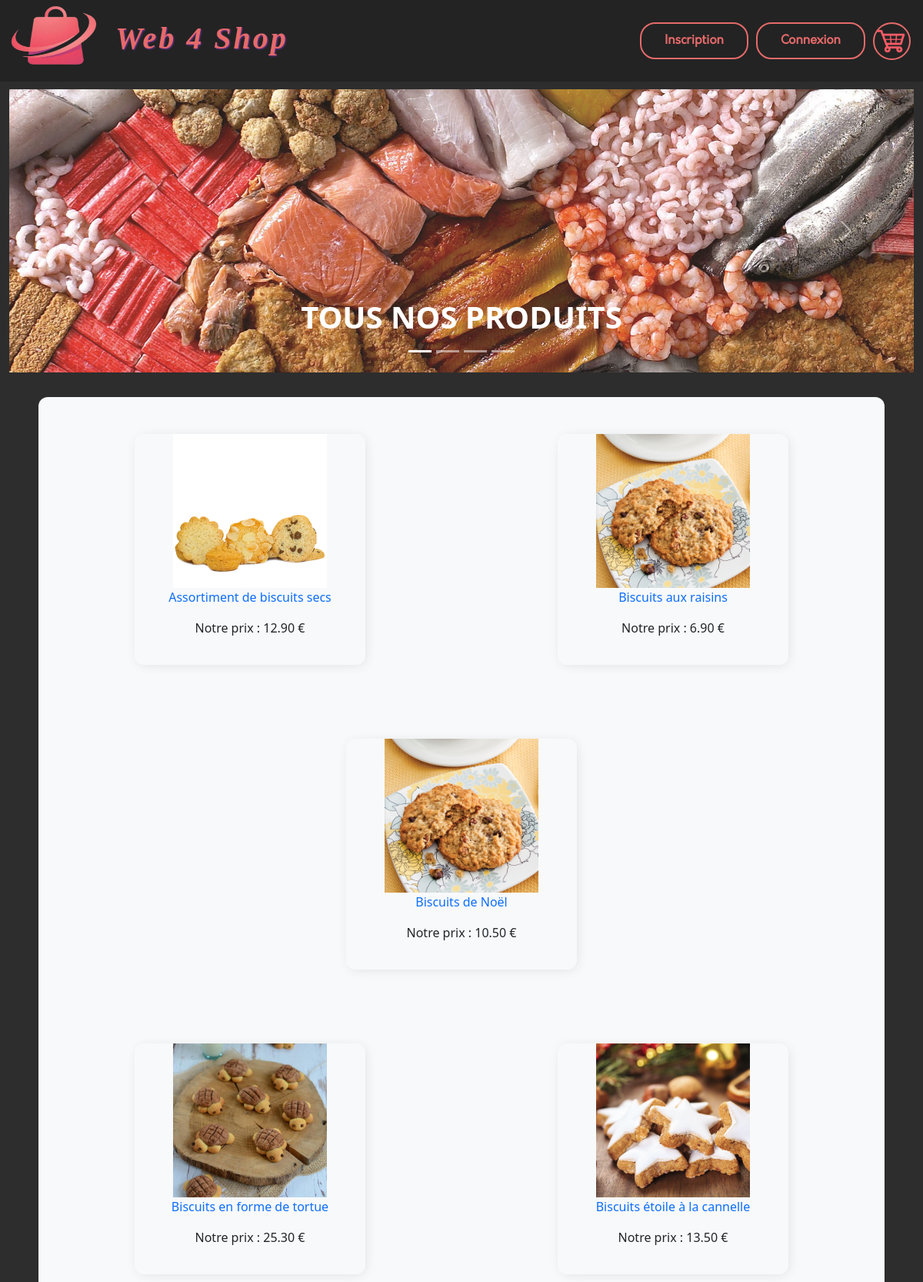
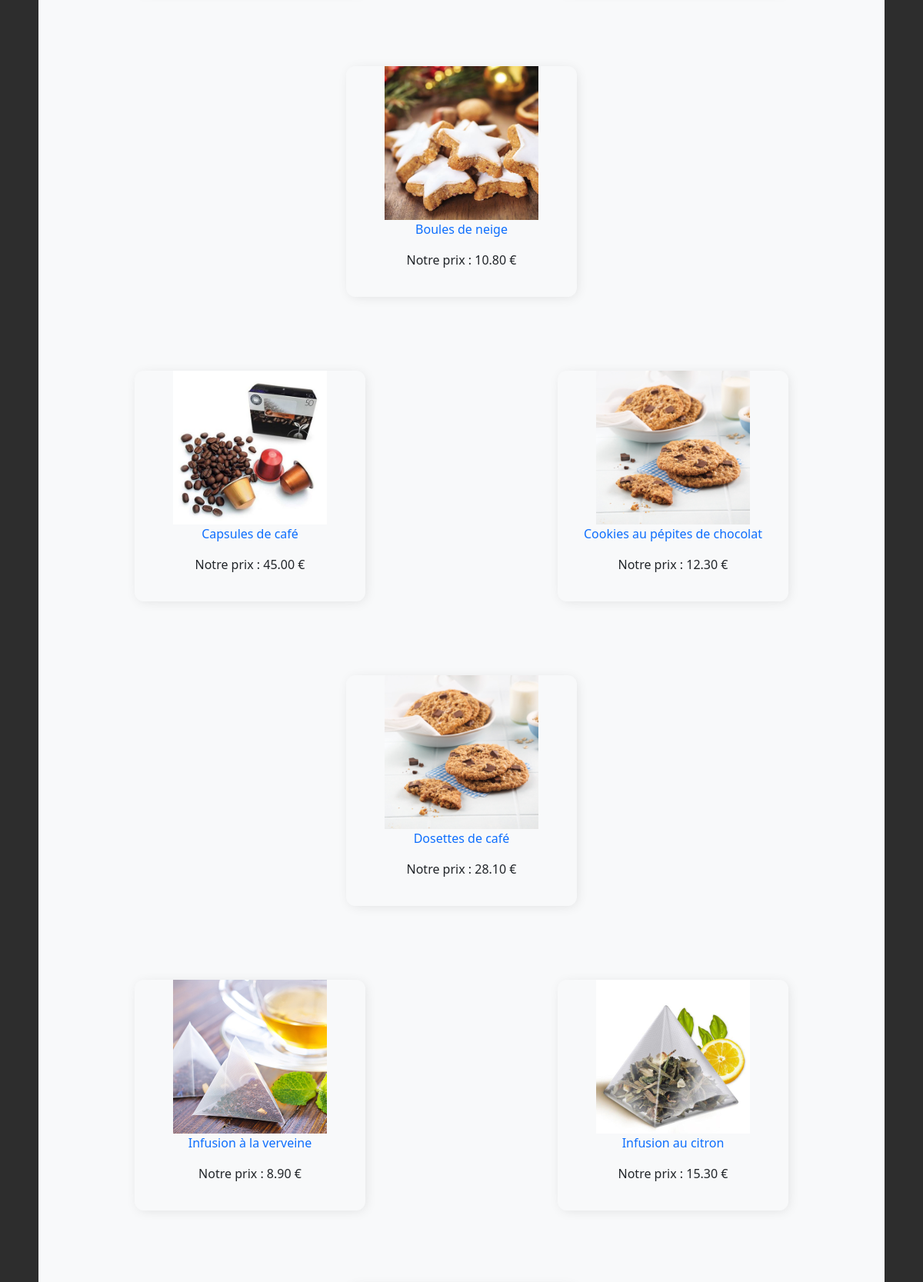
The page / (upper part) on the database its author committed (2 pictures, top to bottom).
### tables this page shows
CREATE TABLE `products` (
  `id` int(11) NOT NULL,
  `cat_id` tinyint(4) NOT NULL,
  `name` varchar(150) NOT NULL,
  `description` text NOT NULL,
  `image` varchar(30) NOT NULL,
  `price` decimal(5,2) NOT NULL,
  `quantity` int(3) NOT NULL
);

### Controleur/controleurAccueil.php (called while the page is built, shortened)
<?php
require_once 'Modele/produit.php';
require_once 'Modele/categorie.php';
class ControleurAccueil{
    private $produits;
    private $categories;
    public function __construct(){
        $this->produits = new Produit();
        $this->categories = new Categorie();
    }
    public function accueil(){
        $produits = $this->produits->getProducts();
        $categories = $this->categories->getCategories();
        $vue = new Vue("Accueil");
        $vue->generer(array('produits' => $produits,'categories' => $categories));
    }
}

### index.php (called while the page is built, shortened)
<?php
$routeur = new Routeur();
$routeur->routerRequete();

### Modele/categorie.php (called while the page is built, shortened)
<?php
require_once 'Modele/Modele.php';
class Categorie extends Modele{
    public function getCategories(){
        $sql = 'SELECT * FROM categories';
        $categories = $this->executerRequete($sql);
        return $categories->fetchAll();
    }
}

### Modele/modele.php (called while the page is built, shortened)
<?php abstract class Modele {
    private $bdd;
    protected function executerRequete($sql, $params = null){
        if($params == null){
            $resultat = $this->getBDD()->query($sql);
        }
        else{
            $resultat = $this->getBDD()->prepare($sql);
            $resultat->execute($params);
        }
        return $resultat;
    }
    private function getBDD(){
        if($this->bdd == null){
            $this->bdd=new PDO('mysql:host=localhost;dbname=web4shop;charset=utf8','root','');
        }
        return $this->bdd;
    }
}

### Modele/produit.php (called while the page is built, shortened)
<?php
require_once 'Modele/Modele.php';
class Produit extends Modele{
    public function getProducts(){
        $sql = 'SELECT * FROM products ORDER BY name';
        $produits = $this->executerRequete($sql);
        return $produits->fetchAll();
    }
}

### Vue/vueAccueil.php (the view, shortened to what this page needs)
<div class="row">
  <div class="col mt-3 mb-3">
    <div id="ourCarousel" class="carousel slide" data-bs-ride="carousel">
      <div class="carousel-indicators">
        <button type="button" data-bs-target="#ourCarousel" data-bs-slide-to="0" class="active" aria-current="true"></button>
        <?php for($i = 1; $i < count($categories); $i++): ?>
          <button type="button" data-bs-target="#ourCarousel" data-bs-slide-to="<?=$i?>"></button>
        <?php endfor; ?>
        <button type="button" data-bs-target="#ourCarousel" data-bs-slide-to="3"></button>
      </div>
      <div class="carousel-inner">
        <div class="carousel-item active">
          <a href="index.php"><img src="Contenu/Images/tous_produits.jpg" style="width:100%;">
          <div class="carousel-caption d-none d-md-block">
            <h1 class="text-uppercase text-center fw-bold">TOUS NOS PRODUITS</h1>
          </div>
          </a>
        </div>
      </div>
      <button class="carousel-control-prev" type="button" data-bs-target="#ourCarousel" data-bs-slide="prev">
        <span class="carousel-control-prev-icon" aria-hidden="true"></span>
      </button>
      <button class="carousel-control-next" type="button" data-bs-target="#ourCarousel" data-bs-slide="next">
        <span class="carousel-control-next-icon" aria-hidden="true"></span>
      </button>
    </div>
  </div>
</div>
<div class="row">
  <div class="col-11 bg-light mx-auto mt-3" style="border-radius: 12px;">
  <?php for($i = 0; $i < count($produits); $i = $i + 3): ?>
    <div class="row">
      <div class="col d-flex justify-content-center text-center m-5">
        <div class="boxed">
          <a class="text-decoration-none" href="<?= "index.php?action=details&idProduit=".$produits[$i]['id'] ?>">
          <img class="img-prod" src="<?= "Contenu/Images/".$produits[$i]['image']?>">
          <p><?=$produits[$i]['name']?></p></a>
          <p>Notre prix : <?=$produits[$i]['price']; ?> €</p>
        </div>
      </div>
      <div class="col d-flex justify-content-center text-center m-5">
        <?php if($i+1 < count($produits)): ?>
          <div class="boxed">
            <a class="text-decoration-none" href="<?= "index.php?action=details&idProduit=".$produits[$i+1]['id'] ?>">
            <img class="img-prod" src="<?= "Contenu/Images/".$produits[$i+1]['image']?>">
            <p><?=$produits[$i+1]['name']?></p></a>
            <p>Notre prix : <?=$produits[$i+1]['price']; ?> €</p>
          </div>
        <?php endif;?>
      </div>
      <div class="col d-flex justify-content-center text-center m-5">
        <?php if($i+2 < count($produits)): ?>
          <div class="boxed">
            <a class="text-decoration-none" href="<?= "index.php?action=details&idProduit=".$produits[$i+2]['id'] ?>">
            <img class="img-prod" src="<?= "Contenu/Images/".$produits[$i+1]['image']?>">
            <p><?=$produits[$i+2]['name']?></p></a>
            <p>Notre prix : <?=$produits[$i+2]['price']; ?> €</p>
          </div>
        <?php endif;?>
      </div>
    </div>
  <?php endfor; ?>
  </div>
</div>

### Contenu/Style/style.css (style rules this page uses)
.boxed { height: 300px; width: 300px; transition: 0.3s; z-index: 10; border-radius: 12px; box-shadow: 2px 2px 15px -2px rgba(0,0,0,0.1); }
.img-prod { height:200px; width:200px; }

### rows shown on the page
products: image (picture), name "Assortiment de biscuits secs", price "12.90"
products: image (picture), name "Biscuits aux raisins", price "6.90"
products: name "Biscuits de Noël", price "10.50"
products: image (picture), name "Biscuits en forme de tortue", price "25.30"
products: image (picture), name "Biscuits étoile à la cannelle", price "13.50"
products: name "Boules de neige", price "10.80"
products: image (picture), name "Capsules de café", price "45.00"
products: image (picture), name "Cookies au pépites de chocolat", price "12.30"
products: name "Dosettes de café", price "28.10"
products: image (picture), name "Infusion à la verveine", price "8.90"
products: image (picture), name "Infusion au citron", price "15.30"
